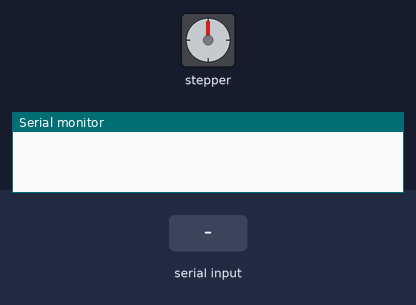
Recording of a sketch running on a simulated Arduino Uno, built with avr-gcc and run on an emulated ATmega328P. Shown: stepper motor, the last lines printed to the serial monitor. Inputs (shaded band) come from the test bench. Stepper angles assume 2048 steps per turn.

Above: at 1.2 s.
1.3 s: "90,45\n" received over the second serial link
At 3.6 s:
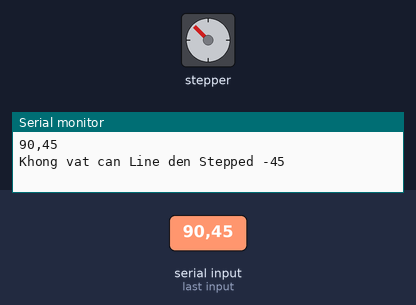
4.3 s: "0\n" received over the second serial link
At 7.0 s:
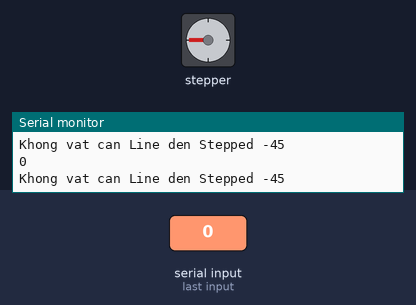
7.3 s: "1\n" received over the second serial link
At 8.45 s:
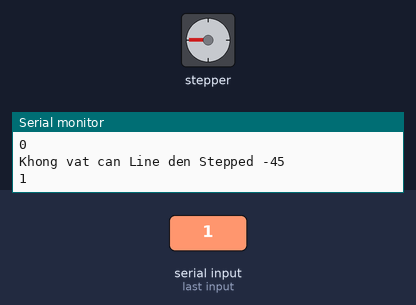
10.3 s: "1\n" received over the second serial link
At 13.8 s:
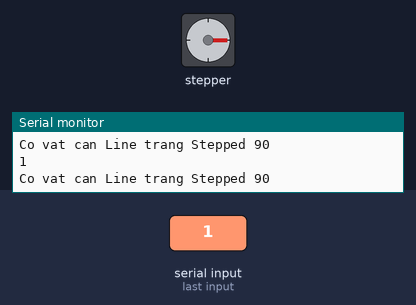
Timing chart, 0 to 14.3 s (numbered marks = the images above; inputs shaded):
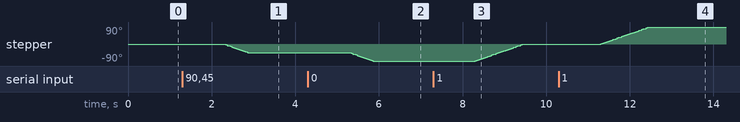

Measured:
- after the input at 1.3 s, stepper: turns 45° counter-clockwise in 0.56 s, starting after 1.0 s
- after the input at 4.3 s, stepper: turns 45° counter-clockwise in 0.56 s, starting after 1.0 s
- after the input at 7.3 s, stepper: turns 90° clockwise in 1.1 s, starting after 1.0 s
- after the input at 10.3 s, stepper: turns 90° clockwise in 1.1 s, starting after 1.0 s

The sketch:

slave.ino
```cpp
// SLAVE
// AT+ROLE=0
// AT+CMODE=1
// AT+UART=9600,0,0
#include <SoftwareSerial.h>
#include <Stepper.h>
const int STEPS = 2048;
Stepper myStepper = Stepper(STEPS, 8, 10, 9, 11);

SoftwareSerial BTSerial(5, 6);

int degreeToSteps(int degree, int STEPS = 2048){
  if (degree == 0) return 0;
  return STEPS / (360/degree);
}

void setup() {
  // put your setup code here, to run once:
  myStepper.setSpeed(13);
  Serial.begin(9600);
  BTSerial.begin(9600);
}

void loop() {
  // put your main code here, to run repeatedly:
  while (BTSerial.available()) {
    String c = BTSerial.readString();
    Serial.println(c);
    int value = c.toInt();
    int degreetrue = degreeToSteps(90);
    int degreefalse = degreeToSteps(45);
    if (value == 1) {
      myStepper.step(degreetrue);
      Serial.print("Co vat can Line trang Stepped 90\n");
    }
    else {
      myStepper.step(-degreefalse);
      Serial.print("Khong vat can Line den Stepped -45\n");
    }
  }
}
```
